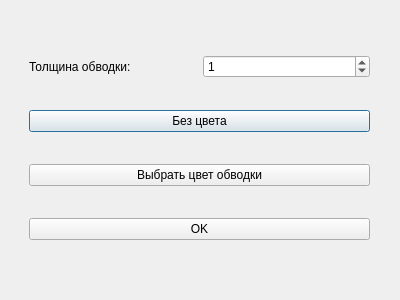
<?xml version="1.0" encoding="UTF-8"?>
<ui version="4.0">
 <class>Dialog</class>
 <widget class="QDialog" name="Dialog">
  <property name="geometry">
   <rect>
    <x>0</x>
    <y>0</y>
    <width>400</width>
    <height>300</height>
   </rect>
  </property>
  <property name="windowTitle">
   <string>Обводка</string>
  </property>
  <widget class="QWidget" name="verticalLayoutWidget">
   <property name="geometry">
    <rect>
     <x>-1</x>
     <y>-1</y>
     <width>401</width>
     <height>301</height>
    </rect>
   </property>
   <layout class="QVBoxLayout" name="main_layout">
    <property name="leftMargin">
     <number>30</number>
    </property>
    <property name="topMargin">
     <number>30</number>
    </property>
    <property name="rightMargin">
     <number>30</number>
    </property>
    <property name="bottomMargin">
     <number>30</number>
    </property>
    <item>
     <layout class="QHBoxLayout" name="horizontalLayout">
      <item>
       <widget class="QLabel" name="label">
        <property name="text">
         <string>Толщина обводки:</string>
        </property>
       </widget>
      </item>
      <item>
       <widget class="QSpinBox" name="spinBox">
        <property name="value">
         <number>1</number>
        </property>
       </widget>
      </item>
     </layout>
    </item>
    <item>
     <widget class="QPushButton" name="button_without_color">
      <property name="text">
       <string>Без цвета</string>
      </property>
     </widget>
    </item>
    <item>
     <widget class="QPushButton" name="button_change_color">
      <property name="text">
       <string>Выбрать цвет обводки</string>
      </property>
     </widget>
    </item>
    <item>
     <widget class="QPushButton" name="button_ok">
      <property name="enabled">
       <bool>true</bool>
      </property>
      <property name="sizePolicy">
       <sizepolicy hsizetype="Minimum" vsizetype="Fixed">
        <horstretch>0</horstretch>
        <verstretch>0</verstretch>
       </sizepolicy>
      </property>
      <property name="focusPolicy">
       <enum>Qt::WheelFocus</enum>
      </property>
      <property name="layoutDirection">
       <enum>Qt::LeftToRight</enum>
      </property>
      <property name="styleSheet">
       <string notr="true"/>
      </property>
      <property name="text">
       <string>OK</string>
      </property>
     </widget>
    </item>
   </layout>
  </widget>
 </widget>
 <resources/>
 <connections/>
</ui>
